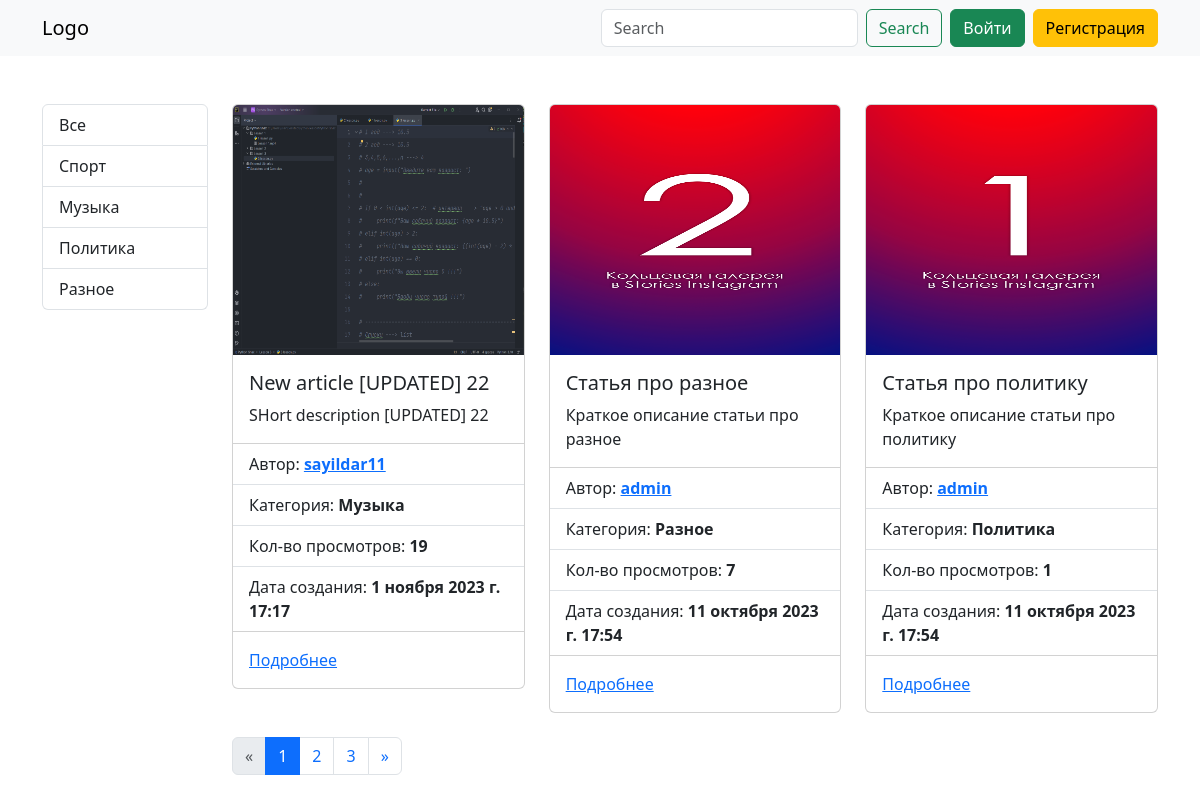
The page / on the database its author committed.
### web_site/models.py (models this page shows, shortened)
class Category(models.Model):
    name = models.CharField(max_length=150, verbose_name="Название категории")
    def __str__(self):
        return self.name
    class Meta:
        verbose_name = "Категория"  # Единственное число
        verbose_name_plural = "Категории"  # Множественное число

class Article(models.Model):
    title = models.CharField(verbose_name="Заголовок статьи", max_length=155, unique=True)
    short_description = models.TextField(verbose_name="Краткое описание", max_length=255)
    full_description = models.TextField(verbose_name="Полное описание")
    photo = models.ImageField(verbose_name="Фото", upload_to="photos/articles/")
    views = models.IntegerField(verbose_name="Количество просмотров", default=0)
    created_at = models.DateTimeField(verbose_name="Дата создания", auto_now_add=True)
    updated_at = models.DateTimeField(verbose_name="Дата обновления", auto_now=True)
    author = models.ForeignKey(User, on_delete=models.CASCADE, verbose_name="Автор", related_name="articles")
    category = models.ForeignKey(Category, on_delete=models.CASCADE, verbose_name="Категория", related_name="articles")
    class Meta:
        verbose_name = "Статья"
        verbose_name_plural = "Статьи"
        ordering = ['-created_at']

### web_site/views.py (the view)
# urls.py: path('', views.HomeListView.as_view(), name='home'),
class HomeListView(ListView):
    model = Article
    template_name = "web_site/index.html"
    context_object_name = "articles"
    paginate_by = 3
    def get_context_data(self, *, object_list=None, **kwargs):
        context = super().get_context_data()
        paginator = Paginator(self.get_queryset(), self.paginate_by)
        page = self.request.GET.get('page')
        articles = paginator.get_page(page)
        context['articles'] = articles
        return context

### web_site/templatetags/custom_tags.py (called while the page is built)
@register.simple_tag()
def get_categories():
    categories = Category.objects.all()
    return categories

### web_site/templates/web_site/index.html (shortened to what this page needs)
{% extends 'base.html' %}
{% block content %}
<div class="row row-gap-4">
    {% for article in articles %}
    <div class="col-4">
        <div class="card">
            {% if article.photo %}
            <img src="{{ article.photo.url }}" class="card-img-top" alt="..." style="height: 250px;">
            {% endif %}
            <div class="card-body">
                <h5 class="card-title">{{ article.title }}</h5>
                <p class="card-text">{{ article.short_description }}</p>
            </div>
            <ul class="list-group list-group-flush">
                <li class="list-group-item">
                    Автор: <a href="{% url 'profile' article.author.username %}"><b>{{ article.author }}</b></a>
                </li>
                <li class="list-group-item">
                    Категория: <b>{{ article.category }}</b>
                </li>
                <li class="list-group-item">
                    Кол-во просмотров: <b>{{ article.views }}</b>
                </li>
                <li class="list-group-item">
                    Дата создания: <b>{{ article.created_at }}</b>
                </li>
            </ul>
            <div class="card-body">
                <a href="{% url 'article_detail' article.pk %}" class="card-link">Подробнее</a>
            </div>
        </div>
    </div>
    {% endfor %}
    {% include './include/_pagination.html' %}
</div>
{% endblock content %}

### templates/base.html (shortened to what this page needs)
<!DOCTYPE html>
<html lang="en">
<head>
    <link href="https://cdn.jsdelivr.net/npm/bootstrap@5.3.2/dist/css/bootstrap.min.css" rel="stylesheet"
>
    <link rel="stylesheet" href="https://cdn.jsdelivr.net/npm/bootstrap-icons@1.11.1/font/bootstrap-icons.css">
</head>
<body>
{% include 'include/_navbar.html' %}
<div class="container">
    <div class="row">
        <div class="col-2">
            {% include 'include/_sidebar.html' %}
        </div>
        <div class="col-10">
            {% block content %}
            {% endblock content %}
        </div>
    </div>
</div>
</body>
</html>

### templates/include/_navbar.html (shortened to what this page needs)
<nav class="navbar navbar-expand-lg bg-body-tertiary mb-5">
    <div class="container">
        <a class="navbar-brand" href="{% url 'home' %}">Logo</a>
        <div class="collapse navbar-collapse" id="navbarSupportedContent">
            <div class="d-flex column-gap-2 align-items-center ms-auto">
                <form class="d-flex" role="search" action="{% url 'search' %}">
                    <input class="form-control me-2" name="q" type="search" placeholder="Search" aria-label="Search">
                    <button class="btn btn-outline-success" type="submit">Search</button>
                </form>
                {% if not request.user.is_authenticated %}
                <a href="{% url 'login' %}" class="btn btn-success">Войти</a>
                <a href="{% url 'registration' %}" class="btn btn-warning">Регистрация</a>
                {% else %}
                <a href="{% url 'logout' %}" class="btn btn-danger">Выйти</a>
                {% endif %}
            </div>
        </div>
    </div>
</nav>

### templates/include/_sidebar.html
{% load custom_tags %}
{% get_categories as categories %}
<div class="list-group">
  <a href="{% url 'home' %}" class="list-group-item list-group-item-action">Все</a>
  {% for category in categories %}
  <a href="{% url 'category_articles' category_id=category.pk %}" class="list-group-item list-group-item-action">{{ category }}</a>
  {% endfor %}
</div>

### web_site/templates/web_site/include/_pagination.html
{% if articles.has_other_pages %}
<nav aria-label="Page navigation example">
    <ul class="pagination">
        {% if articles.has_previous %}
        <li class="page-item">
            <a class="page-link" href="?page={{ articles.previous_page_number }}" aria-label="Previous">
                <span aria-hidden="true">&laquo;</span>
            </a>
        </li>
        {% else %}
        <li class="page-item disabled">
            <a class="page-link" aria-label="Previous">
                <span aria-hidden="true">&laquo;</span>
            </a>
        </li>
        {% endif %}
        {% for i in articles.paginator.page_range %}
        {% if i == articles.number %}
        <li class="page-item active"><a class="page-link">{{ i }}</a></li>
        {% else %}
        <li class="page-item"><a class="page-link" href="?page={{ i }}">{{ i }}</a></li>
        {% endif %}
        {% endfor %}
        {% if articles.has_next %}
        <li class="page-item">
            <a class="page-link" href="?page={{ articles.next_page_number }}" aria-label="Next">
                <span aria-hidden="true">&raquo;</span>
            </a>
        </li>
        {% else %}
        <li class="page-item disabled">
            <a class="page-link" aria-label="Next">
                <span aria-hidden="true">&raquo;</span>
            </a>
        </li>
        {% endif %}
    </ul>
</nav>
{% endif %}

### rows shown on the page
Category: name "Спорт"
Category: name "Музыка"
Category: name "Политика"
Category: name "Разное"
Article: photo (picture), title "New article [UPDATED] 22", short_description "SHort description [UPDATED] 22", author "sayildar11", category "Музыка", views "19", created_at "1 ноября 2023 г. 17:17"
Article: photo (picture), title "Статья про разное", short_description "Краткое описание статьи про разное", author "admin", category "Разное", views "7", created_at "11 октября 2023 г. 17:54"
Article: photo (picture), title "Статья про политику", short_description "Краткое описание статьи про политику", author "admin", category "Политика", views "1", created_at "11 октября 2023 г. 17:54"

### other values the page prints
{{ i }} "1"
{{ i }} "2" "3"
